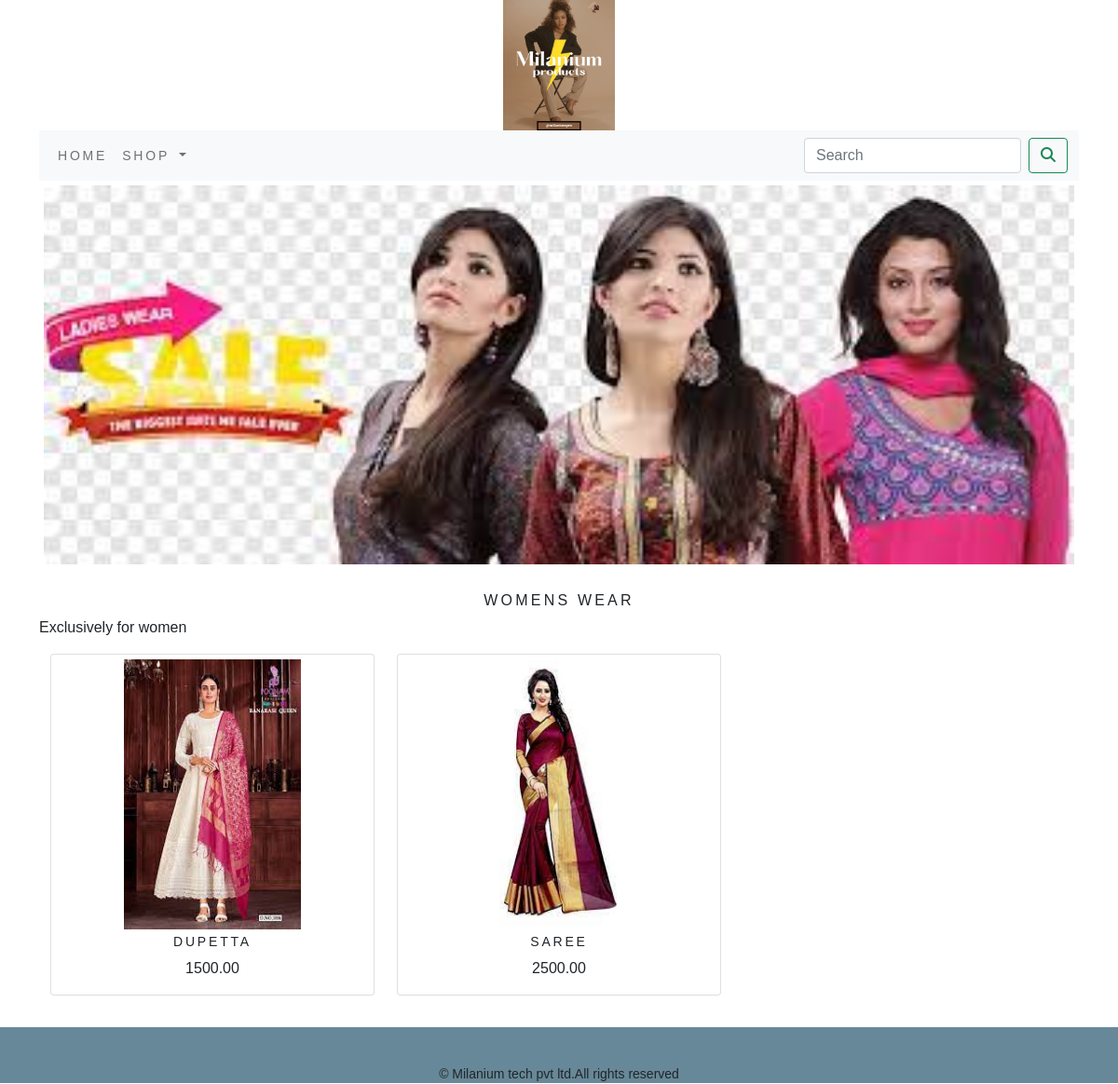
The app's page /shop/womens-wear/ with its own data.
### ecommerceapp/models.py (models this page shows, shortened)
class Category(models.Model):
    name = models.CharField(max_length=250, unique=True)
    slug = models.SlugField(max_length=250, unique=True)
    description = models.TextField(blank=True)
    image = models.ImageField(upload_to='category', blank=True)
    class Meta:
        ordering = ('name',)
        verbose_name = 'category'
        verbose_name_plural = 'categorise'
    def get_url(self):
        return reverse('ecommerceapp:products_by_category', args=[self.slug])

class Product(models.Model):
    name = models.CharField(max_length=250, unique=True)
    slug = models.SlugField(max_length=250, unique=True)
    description = models.TextField(blank=True)
    price = models.DecimalField(max_digits=10, decimal_places=2)
    category = models.ForeignKey(Category, on_delete=models.CASCADE)
    img = models.ImageField(upload_to='product', blank=True)
    stock = models.IntegerField()
    available = models.BooleanField(default=True)
    created = models.DateTimeField(auto_now_add=True)
    updated = models.DateTimeField(auto_now=True)
    def get_url(self):
        return  reverse('ecommerceapp:prodCatdetail',args=[self.category.slug,self.slug])
    class Meta:
        ordering = ('name',)
        verbose_name = 'product'
        verbose_name_plural = 'products'

### ecommerceapp/views.py (the view)
# urls.py: path('',views.allProdCat,name='allProdCat'),
def allProdCat(request, c_slug=None):
    c_page = None
    products_list = None
    if c_slug != None:
        c_page = get_object_or_404(Category, slug=c_slug)
        products_list = Product.objects.all().filter(category=c_page, available=True)
    else:
        products_list = Product.objects.all().filter(available=True)
    paginator=Paginator(products_list,3)
    try:
        page=int(request.GET.get('page','1'))
    except:
        page=1
    try:
        products=paginator.page(page)
    except (EmptyPage,InvalidPage):
        products=paginator.page(paginator.num_pages)
    return render(request, "category.html", {'category': c_page, 'products': products})

### cart/context_processors.py (called while the page is built)
def counter(request):
    item_count=0
    if 'admin' in request.path:
        return {}
    else:
        try:
            cart=Cart.objects.filter(cart_id=_cart_id(request))
            cart_items=CartItem.objects.all().filter(cart=cart[:1])
            for cart_item in cart_items:
                item_count += cart_item.quantity
        except Cart.DoesNotExist:
            item_count=0
    return dict(item_count=item_count)

### cart/views.py (called while the page is built)
def _cart_id(request):
    cart = request.session.session_key
    if not cart:
        cart = request.session.create()
    return cart

### ecommerceapp/context_processors.py (called while the page is built)
def menu_links(request):
    links=Category.objects.all()
    return dict(links=links)

### templates/category.html (shortened to what this page needs)
{% extends 'base.html' %}
{% load static %}
{% block content %}
<div class="mx-auto">
{% if category %}
    <img class="my_image" src="{{category.image.url}}" alt="{{category.name}}" width="300px;" height="400px;">
</div>
    <br>
<div>
    <h1 class="text-center my_title">{{category.name}}</h1>
    <p class="text-justify">{{category.description}}</p>
</div>
{% endif %}
<div class="container">
    <div class="row mx_auto">
        {% for product in products.object_list %}
        <div class="my_bottom_margin col-9 col-sm-12 col-md-4 col-lg-4">
            <div class="card text-center" style="min-width:18rem;">
                <a href="{{product.get_url}}"><img class="card-image-top my_image" src="{{product.img.url}}" alt="{{product.name}}" style="width:200px;height:300px"></a>
                <div class="card_body">
                    <h4>{{product.name}}</h4>
                    <p>{{product.price}}</p>
                </div>
            </div>
        </div>
        {% endfor %}
    </div>
    <br>
</div>
{% endblock %}

### static/css/custom.css (style rules this page uses)
body { font-family: 'Raleway', sans-serif; }
.my_image { width:100%; height:auto; padding:5px; }
.my_title { font-size:16px; text-transform:uppercase; letter-spacing:.2em; }
.my_bottom_margin { margin-bottom:10px; }
.card_body h4 { font-size:14px; text-transform:uppercase; letter-spacing:.2em; }

### records on screen
Category: image (picture), name "WOMENS WEAR", description "Exclusively for women"
Product: img (picture), name "DUPETTA", price "1500.00"
Product: img (picture), name "SAREE", price "2500.00"
